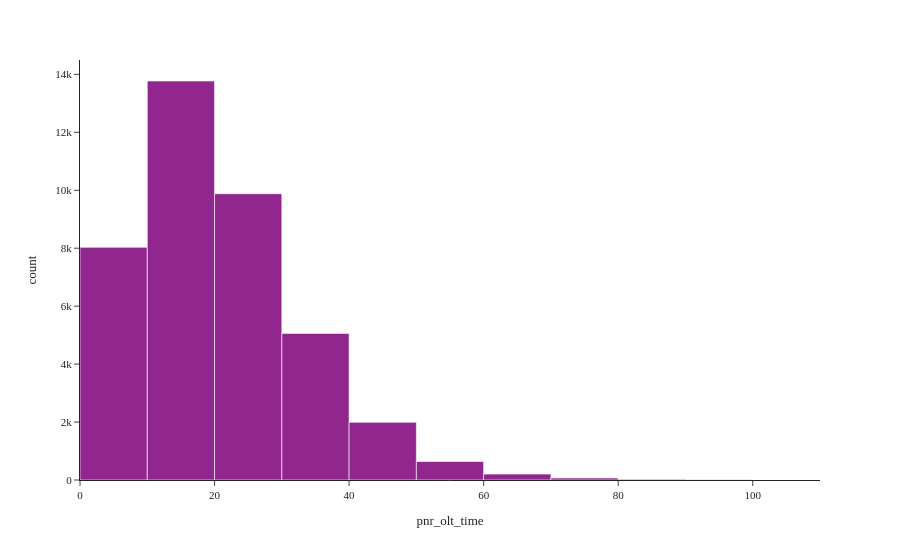

Source (notebook cell):
### Code cell
fig = px.histogram(model_pnr, x="pnr_olt_time", nbins=20)
fig.show()

### Figure 1 — Plotly figure (JSON) as saved in the notebook; plotly's stock layout.template omitted (floating-point values rounded to 4 significant figures; data arrays with more than 128 entries replaced by an {"elided": "..."} marker saying what was removed)
{"data": [{"bingroup": "x", "hovertemplate": "pnr_olt_time=%{x}<br>count=%{y}<extra></extra>", "legendgroup": "", "marker": {"color": "#91268F", "pattern": {"shape": ""}}, "name": "", "nbinsx": 20, "orientation": "v", "showlegend": false, "type": "histogram", "x": {"elided": "39679 float values"}, "xaxis": "x", "yaxis": "y"}], "layout": {"barmode": "relative", "legend": {"tracegroupgap": 0}, "margin": {"t": 60}, "xaxis": {"anchor": "y", "domain": [0.0, 1.0], "title": {"text": "pnr_olt_time"}}, "yaxis": {"anchor": "x", "domain": [0.0, 1.0], "title": {"text": "count"}}}}
